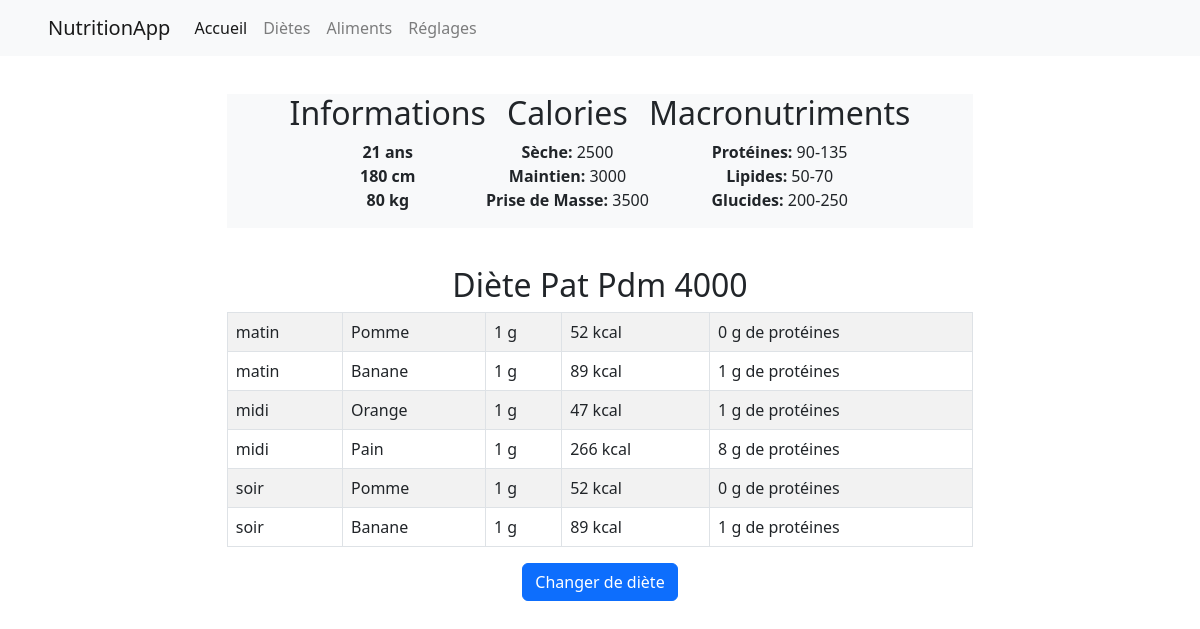
The page / on the database its author committed.
### models.py (models this page shows)
class utilisateur(db.Model):
    id = db.Column(db.Integer, primary_key=True)
    nom = db.Column(db.String(255), nullable=True)
    prenom = db.Column(db.String(255), nullable=True)
    mail = db.Column(db.String(255), nullable=True)
    mdp = db.Column(db.String(255), nullable=True)
    age = db.Column(db.Integer, nullable=True)
    taille = db.Column(db.Integer, nullable=True)
    poids = db.Column(db.Integer, nullable=True)
    sexe = db.Column(db.String(255), nullable=True)
    diete = db.Column(db.Integer, db.ForeignKey('diete.id'))
    diete_obj = db.relationship('diete', backref=db.backref('utilisateurs'), foreign_keys=[diete])

class diete(db.Model):
    id = db.Column(db.Integer, primary_key=True)
    titre_diete = db.Column(db.String(255), nullable=True)
    createur = db.Column(db.Integer, db.ForeignKey('utilisateur.id'), nullable=True)
    date = db.Column(db.Date, nullable=True)
    createur_obj = db.relationship('utilisateur', backref=db.backref('dietes'), foreign_keys=[createur])
    def portions_associees(self):
        return portion.query.filter(portion.diete == self.id).all()

class portion(db.Model):
    id = db.Column(db.Integer, primary_key=True)
    diete = db.Column(db.Integer, db.ForeignKey('diete.id'))
    aliment = db.Column(db.Integer, db.ForeignKey('aliment.id'))
    nombre = db.Column(db.Integer, nullable=False, server_default='0')
    label_portion = db.Column(db.String(255), nullable=True)
    diete_obj = db.relationship('diete', backref=db.backref('portions'))
    aliment_obj = db.relationship('aliment', backref=db.backref('portions'))

class aliment(db.Model):
    id = db.Column(db.Integer, primary_key=True)
    titre = db.Column(db.String(255), nullable=True)
    kcal = db.Column(db.Integer, nullable=True)
    proteines = db.Column(db.Integer, nullable=True)
    glucides = db.Column(db.Integer, nullable=True)
    lipides = db.Column(db.Integer, nullable=True)
    categorie = db.Column(db.String(255), nullable=True)
    photo = db.Column(db.String(255), nullable=True)
    description = db.Column(db.String(255), nullable=True)
    unite = db.Column(db.Boolean, nullable=True)

### app.py (the view)
@app.route('/')
def accueil():
    utilisateur_courrant = utilisateur.query.filter_by(id=1).first()
    diet = diete.query.get(utilisateur_courrant.diete)
    return render_template('accueil.html', utilisateur=utilisateur_courrant, diete=diet)

### templates/accueil.html (shortened to what this page needs)
{% extends 'base.html' %}
{% set page = 'accueil' %}
{% block content %}
<link rel="stylesheet" href="{{ url_for('static', filename='css/pages.css') }}">
<div class="content">
    <div class="d-flex justify-content-center bg-light ">
      <div class="section text-center">
        <h2 class="subtitle text-center">Informations</h2>
        <ul class="list-unstyled">
            <li><strong>{{ utilisateur.age }} ans</strong></li>
            <li><strong>{{ utilisateur.taille }} cm</strong></li>
            <li><strong>{{ utilisateur.poids }} kg</strong></li>
          </ul>
      </div>
      <div class="section text-center">
        <h2 class="subtitle text-center">Calories</h2>
        <ul class="list-unstyled">
          <li><strong>Sèche: </strong>2500</li>
          <li><strong>Maintien: </strong>3000</li>
          <li><strong>Prise de Masse: </strong>3500</li>
        </ul>
      </div>
      <div class="section text-center">
        <h2 class="subtitle">Macronutriments</h2>
        <ul class="list-unstyled">
          <li><strong>Protéines: </strong>90-135</li>
          <li><strong>Lipides: </strong>50-70</li>
          <li><strong>Glucides: </strong>200-250</li>
        </ul>
      </div>
    </div>
  </div>
  {% set navbar_included = true %}
  {% include 'display_diete.html' %}
  <div>
    <div class="d-flex justify-content-center">
      <div class="section text-center">
        <a href="{{ url_for('changer_diete',id_utilisateur=utilisateur.id) }}" class="btn btn-primary">Changer de diète</a>
      </div>
  </div>
{% endblock %}

### templates/display_diete.html (shortened to what this page needs)
{% extends 'base.html' %}
{% if not navbar_included %}
    {% set navbar_included = true %}
{% endif %}
{% block content %}
<link rel="stylesheet" href="{{ url_for('static', filename='css/pages.css') }}">
<div class="content">
    <h2 class="title text-center">{% block title %} {{ diete.titre_diete }} {% endblock %}</h2>
        <table class="table table-striped table-bordered">
            {% for portion in diete.portions_associees() %}
            <tr>
                <td>{{ portion.label_portion }}</td>
                <td>{{ portion.aliment_obj.titre }}</td>
                <td>{{ portion.nombre }} g</td>
                <td>{{ (portion.aliment_obj.kcal * portion.nombre)|round|int }} kcal</td>
                <td>{{ (portion.aliment_obj.proteines * portion.nombre)|round|int }} g de protéines</td>
            </tr>
            {% endfor %}
        </table>
</div>
{% endblock %}

### static/css/base.css (style rules this page uses)
html { font-family: 'Roboto', sans-serif; font-size: 16px; line-height: 1.5; color: #333; background-color: #fff; }

### static/css/pages.css (style rules this page uses)
.content { padding: 1cm 6cm 0cm 6cm; }

### rows shown on the page
utilisateur: age "21", taille "180", poids "80"
diete: titre_diete "Diète Pat Pdm 4000"
portion: label_portion "matin", aliment_obj.titre "Pomme", nombre "1"
aliment: (portion.aliment_obj.kcal*portion.nombre)|round|int "52", (portion.aliment_obj.proteines*portion.nombre)|round|int "0"
portion: label_portion "matin", aliment_obj.titre "Banane", nombre "1"
aliment: (portion.aliment_obj.kcal*portion.nombre)|round|int "89", (portion.aliment_obj.proteines*portion.nombre)|round|int "1"
portion: label_portion "midi", aliment_obj.titre "Orange", nombre "1"
aliment: (portion.aliment_obj.kcal*portion.nombre)|round|int "47", (portion.aliment_obj.proteines*portion.nombre)|round|int "1"
portion: label_portion "midi", aliment_obj.titre "Pain", nombre "1"
aliment: (portion.aliment_obj.kcal*portion.nombre)|round|int "266", (portion.aliment_obj.proteines*portion.nombre)|round|int "8"
portion: label_portion "soir", aliment_obj.titre "Pomme", nombre "1"
portion: label_portion "soir", aliment_obj.titre "Banane", nombre "1"
